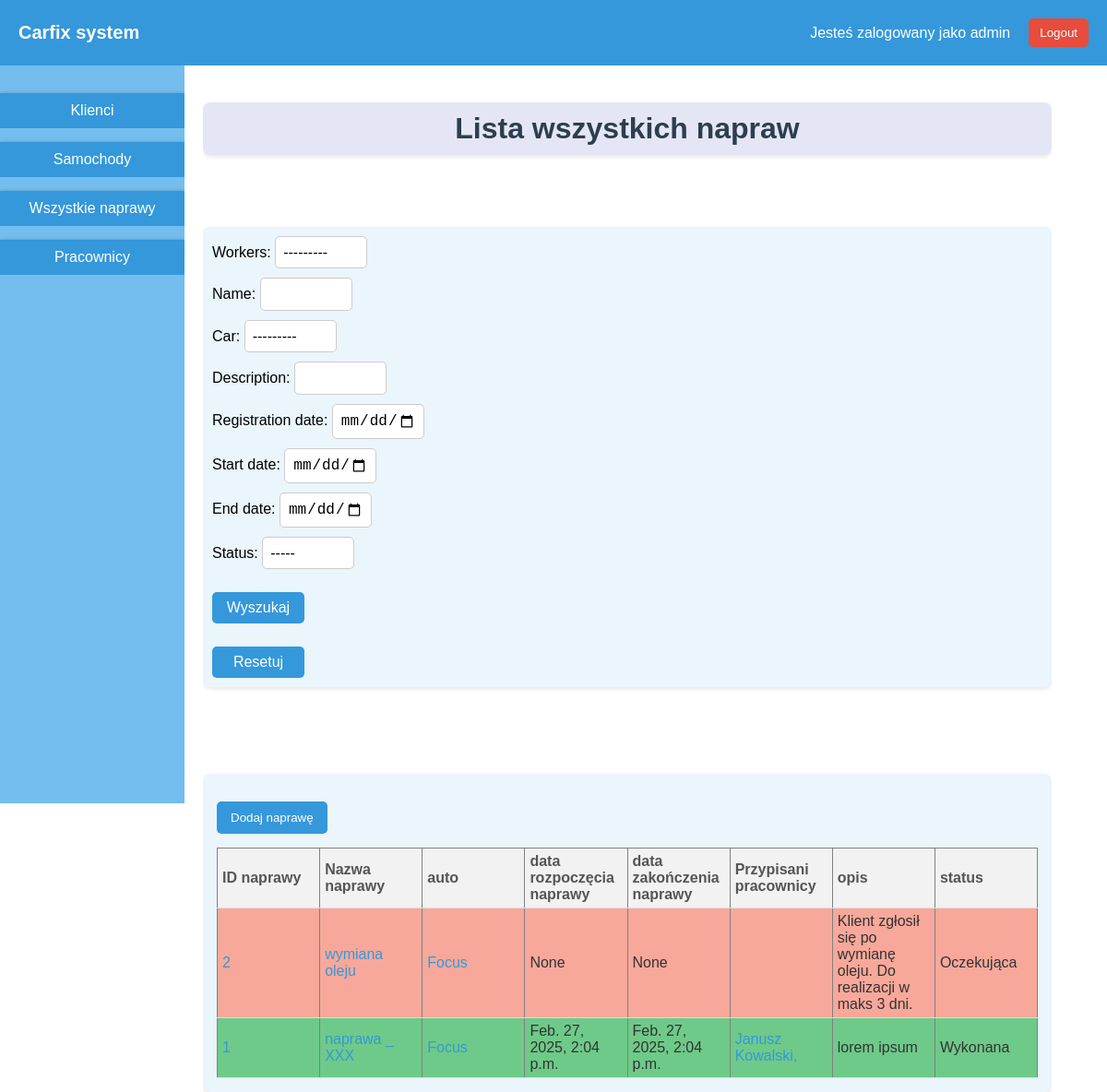
/repairs (signed in), run on an earlier commit of the app's database.
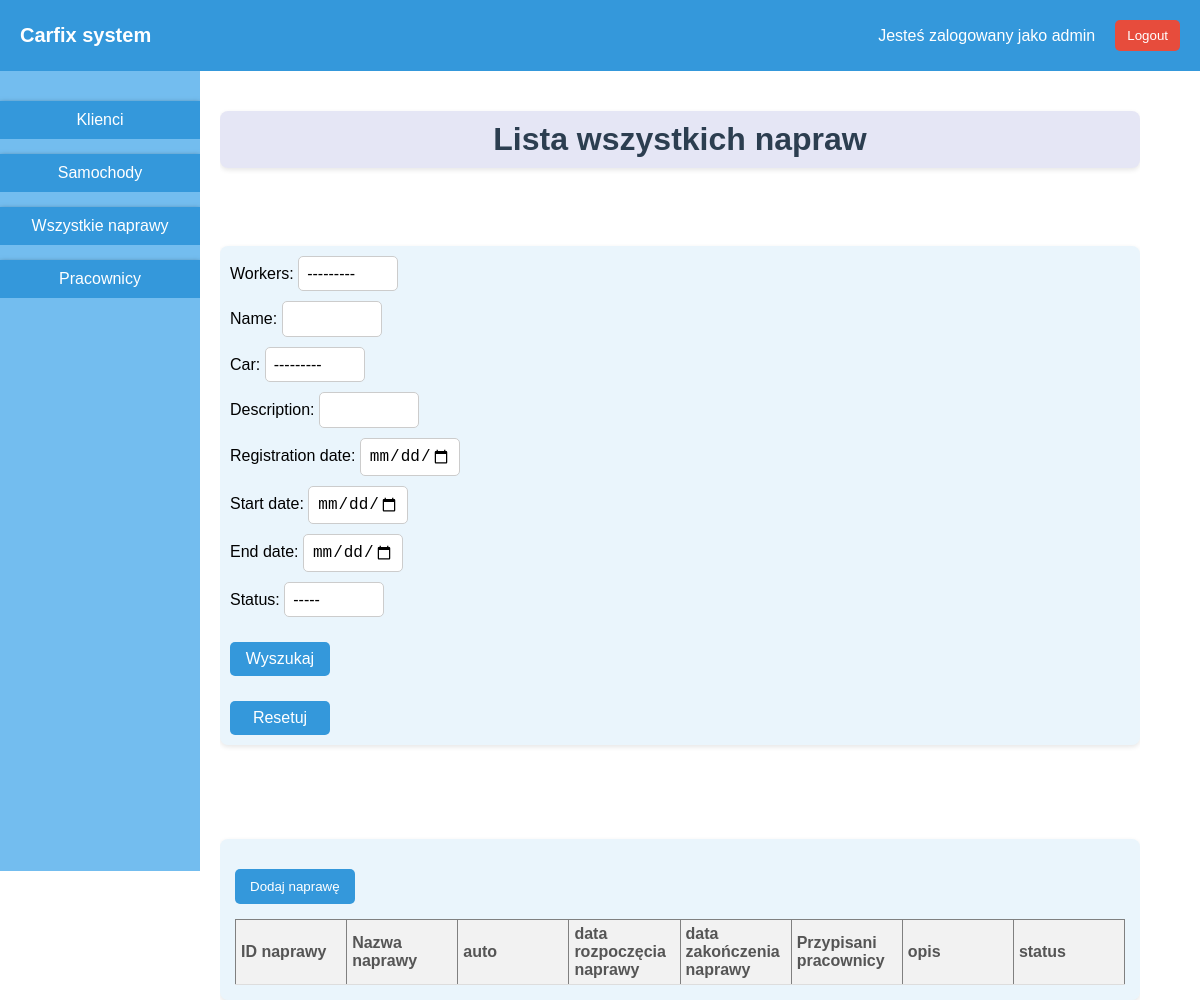
And on a later commit of the database.
### car_repair_app/models.py (models this page shows, shortened)
class Repair(models.Model):
    STATUS_CHOICES = [
        ('Oczekująca', 'Oczekująca'),
        ('W trakcie', 'W trakcie'),
        ('Wykonana', 'Wykonana'),
    ]
    name = models.CharField(max_length=50,blank=True,null=True)
    car = models.ForeignKey(Car, on_delete=models.CASCADE)
    description = models.TextField(blank=True,null=True)
    workers = models.ManyToManyField(Worker,symmetrical=False,blank=True)
    registration_date = models.DateTimeField(auto_now_add=True,editable=False)
    start_date = models.DateTimeField(blank=True,null=True)
    end_date = models.DateTimeField(blank=True,null=True)
    status = models.CharField(max_length=100,choices=STATUS_CHOICES,blank=True,null=True)

class Car(models.Model):
    owner = models.ForeignKey(Client, on_delete=models.SET_NULL, null=True)
    vin_number = models.CharField(max_length=17,blank=True,null=True)
    production_date = models.DateField(blank=True,null=True)
    producer = models.CharField(max_length=40,blank=True,null=True)
    model = models.CharField(max_length=30,blank=True,null=True)
    version = models.CharField(max_length=30,blank=True,null=True)
    generation = models.CharField(max_length=30,blank=True,null=True)
    horsepowers = models.CharField(max_length=15,blank=True,null=True)
    color = models.CharField(max_length=30,blank=True,null=True)
    registration_date = models.DateTimeField(auto_now_add=True,blank=True,null=True,editable=False)
    displacement_in_litres = models.CharField(max_length=5,blank=True,null=True)
    mileage = models.CharField(max_length=10,blank=True,null=True)
    def __str__(self):
        return f"{self.producer} {self.model} ID: {self.id}"

class Worker(models.Model):
    user = models.OneToOneField(User,on_delete=models.CASCADE,related_name='worker')
    def __str__(self):
        return f"{self.user.first_name} {self.user.last_name}"

### car_repair_app/decorators.py (the view)
        def wrapper_func(request, *args, **kwargs):
            group=None
            if request.user.groups.exists():
                group = request.user.groups.all()[0].name
            if group in allowed_groups:
                return view_func(request,*args,**kwargs)
            else:
                return redirect('/logout')

### car_repair_app/forms.py
class RepairSearchForm(forms.Form):
    cars= Car.objects.all()
    workers = Worker.objects.all()
    choices={'':'-----','Oczekująca':'Oczekująca','W trakcie':'W trakcie', "Wykonana":'Wykonana'}
    name = forms.CharField(max_length=50,required=False)
    car = forms.ModelChoiceField(cars,required=False)
    description = forms.CharField(max_length=1000,required=False)
    workers = forms.ModelChoiceField(workers,widget=forms.Select,required=False) # docelowo to pole powinno byc multichoice field
    registration_date = forms.DateTimeField(required=False,widget=forms.TextInput(attrs={'type':'datetime-local'}))
    start_date = forms.DateTimeField(required=False,widget=forms.TextInput(attrs={'type':'datetime-local'}))
    end_date = forms.DateTimeField(required=False,widget=forms.TextInput(attrs={'type':'datetime-local'}))
    status = forms.ChoiceField(choices=choices,required=False)

### car_repair_app/views.py (called while the page is built)
@cache_control(no_cache=True, must_revalidate=True, no_store=True)
@login_required()
@allowed_groups(allowed_groups=['manager','worker','admin'])
def all_repairs(request):
    if len(request.GET.keys()) != 0:
        params_dict = request.GET.dict()
        filter_params = {k: v for k, v in params_dict.items() if v}
        query = Q()
        for key, value in filter_params.items():
            if key == 'workers' or key == "car":
                query &= Q(**{key: value})
            else:
                query &= Q(**{f"{key}__icontains": value})
        repairs = Repair.objects.filter(query)
    else:
        repairs = Repair.objects.all()
    search_form = RepairSearchForm()
    return render(request,'all_repairs.html',{'all_repairs':repairs,'search_form':search_form})

### car_repair_app/templates/all_repairs.html (shortened to what this page needs)
{% extends 'base.html' %}
{% block content %}
<div class="container" style="flex-direction: column;">
    <h1>Lista wszystkich napraw</h1>
    <br>
    <div class="search-bar">
    <form>
        {{ search_form.as_p }}
        <button type="submit">Wyszukaj</button>
    </form>
    <form action="{% url 'all-repairs' %}" method="get">
        <button type="submit">Resetuj</button>
    </form>
    </div>
    <br>
    <br>
    <br>
    <div class="table-container">
    <div class="models-table">
        <form action="{% url 'add-repair' %}" method="get">
            <button type="submit">Dodaj naprawę</button>
        </form>
        <table border="1">
            <tr>
                <th>ID naprawy</th>
                <th>Nazwa naprawy</th>
                <th>auto</th>
                <th>data rozpoczęcia naprawy</th>
                <th>data zakończenia naprawy</th>
                <th>Przypisani pracownicy</th>
                <th>opis</th>
                <th>status</th>
            </tr>
            {% for repair in all_repairs reversed %}
                {% if repair.status == 'Wykonana' %}
                <tr style="background-color: rgb(110, 202, 136);">
                {% elif repair.status == 'W trakcie' %}
                <tr style="background-color: rgb(230, 236, 161);">
                {% elif repair.status == 'Oczekująca' %}
                <tr style="background-color: rgb(248, 168, 154);">
                {% endif %}
                    <td><a href="{% url 'repair-panel' repair.id %}">{{repair.id}}</a></td>
                    <td><a href="{% url 'repair-panel' repair.id %}">{{repair.name}}</a></td>
                    <td>{% if repair.car %}<a href="{% url 'car' repair.car.id %}">{{repair.car.model}}{% endif %}</a></td>
                    <td>{{repair.start_date}}</td>
                    <td>{{repair.end_date}}</td>
                    <td>
                        {% for worker in repair.workers.all %}
                                {% if worker.user == request.user %}
                                    {% if worker.user %}
                                    {{ worker.user.first_name }} {{ worker.user.last_name }} (ja),
                                    {% else %}
                                    <span style="color: red;">Użytkownik usunięty (ja)</span>
                                    {% endif %}
                                {% else %}
                                    {% if request.user.groups.first == worker %}
                                        {% if worker.user %}
                                        {{ worker.user.first_name }} {{ worker.user.last_name }},
                                        {% else %}
                                        <span style="color: red;">Użytkownik usunięty</span>
                                        {% endif %}
                                    {% else %}
                                        {% if worker.user %}
                                        <a href="{% url 'worker' worker.id %}">{{ worker.user.first_name }} {{ worker.user.last_name }},</a>
                                        {% else %}
                                        <span style="color: red;">Użytkownik usunięty</span>
                                        {% endif %}
                                    {% endif %}
                                {% endif %}
                        {% endfor %}
                    </td>
                    <td>{{repair.description}}</td>
                    <td>{{repair.status}}</td>
                </tr>
            {% endfor %}
        </table>
    </div>
    </div>
</div>
{% endblock %}

### car_repair_app/templates/base.html (shortened to what this page needs)
<!DOCTYPE html>
<html>
<head>
</head>
<body>
    <nav>
        <div class="nav-left">
           <a href="{% url 'main' %}"> Carfix system</a>
        </div>
        <div class="nav-right">
            <div class="nav-user-name">
                Jesteś zalogowany jako {{ user.groups.all.0 }} <b>{{request.user.first_name}} {{request.user.last_name}}</b>
            </div>
            <div class="nav-user-name">
                <form action="{% url 'logout' %}">
                    <button>Logout</button>
                </form>
            </div>
        </div>
    </nav>
        <div class="almighty_container">
            {% if request.user.groups.first.name != 'client' %}
            <div class="menu_container">
                <table>
                    <tr>
                        <td>
                            <form action="/clients" method="get">
                                <button type="submit">Klienci</button>
                            </form>
                        </td>
                    </tr>
                    <tr>
                        <td>
                            <form action="/cars" method="get">
                                <button type="submit">Samochody</button>
                            </form>
                        </td>
                    </tr>
                    <tr>
                    <td>
                        <form action="/repairs" method="get">
                            <button type="submit">Wszystkie naprawy</button>
                        </form>
                    </td>
                    </tr>
                    {% if request.user.groups.first.name == 'manager' or request.user.groups.first.name == 'admin' %}
                    <tr>
                        <td>
                            <form action="/workers" method="get">
                                <button type="submit">Pracownicy</button>
                            </form>
                        </td>
                    </tr>
                    {% endif %}
            </table>
            </div>
            {% endif %}
            <div class='sub-almighty-container'>
                {% block content %}
                {% endblock %}
            </div>
        </div>
</body>
</html>

### car_repair_app/templates/base.html (style rules this page uses)
* { margin:0; padding:0; box-sizing: border-box; }
body { font-family: Arial, sans-serif; background-color: #f5f5f5; width:100%; }
.almighty_container { display:flex; justify-content: space-between; padding: 0 5% 0 0; background-color: #ffffff; }
.container { display: flex; flex-basis: 100%; justify-content: space-between; gap: 20px; overflow-x: auto; }
.search-bar { background-color: transparent; padding: 10px; border-radius: 8px; display: flex; gap: 10px; background-color: rgba(52, 152, 219, 0.1); border-radius: 8px; box-shadow: 0px 2px 5px rgba(0, 0, 0, 0.1); overflow-x: auto; width: 100%; }
.search-bar form { display: flex; gap: 10px; margin: 0; }
.search-bar input { padding: 8px; width: 100px; border: 1px solid #ccc; border-radius: 5px; font-size: 16px; }
.search-bar button { width: 100px; padding: 8px 12px; background-color: #3498db; color: white; border: none; border-radius: 5px; cursor: pointer; font-size: 16px; transition: background-color 0.3s ease; }
.search-bar select { padding: 8px; width: 100px; border: 1px solid #ccc; border-radius: 5px; font-size: 16px; background-color: white; appearance: none; -webkit-appearance: none; -moz-appearance: none; cursor: pointer; }
.table-container { background-color: transparent; padding: 15px; border-radius: 8px; background-color: rgba(52, 152, 219, 0.1); border-radius: 8px; box-shadow: 0px 2px 5px rgba(0, 0, 0, 0.1); overflow-x: auto; width: 100%; }
.sub-almighty-container { flex-basis: 100%; margin-left: 20px; margin-top:20px; }
table { width: 100%; border-collapse: collapse; margin-top: 15px; }
th, td { padding: 5px; text-align: left; border-bottom: 1px solid #ddd; }
th { background-color: #f2f2f2; font-weight: bold; color: #555; }
td { color: #333; }
a { color: #3498db; text-decoration: none; }
button { display: inline-block; padding: 10px 15px; background-color: #3498db; color: white; border: none; border-radius: 5px; cursor: pointer; margin-top: 15px; }
@media (max-width: 1450px) { .container { flex-direction: column; } }
@media (max-width: 1450px) { .search-bar,.search-bar form { flex-direction: column; text-align: left; } }
@media (max-width: 1450px) { .models-table table { table-layout: fixed; overflow: auto; } }
@media (max-width: 1450px) { .models-table th, td { overflow: auto; } }
h1 { font-size: 32px; font-weight: bold; color: #2c3e50; text-align: center; margin: 20px 0; padding: 10px; background-color: rgba(0, 16, 157, 0.1); border-radius: 8px; box-shadow: 0px 2px 5px rgba(0, 0, 0, 0.1); }
.menu_container { background-color: #73bdef; position:sticky; top:0; display: flex; height: 100vh; width:200px; }
.menu_container table { height: 20%; width: 200px; border-collapse: collapse; }
.menu_container td { padding: 0px 0; text-align: center; border-bottom: 0; }
.menu_container button { width: 100%; padding: 10px; background-color: #3498db; color: white; border: none; height: 100%; border-radius: 0px; cursor: pointer; font-size: 16px; box-shadow: 0px 2px 5px rgba(0, 0, 0.0, 0.5); }
.menu_container form { display: block; width: 100%; }
nav { background-color: #3498db; padding: 10px 20px; display: flex; justify-content: space-between; align-items: center; box-shadow: 0 2px 5px rgba(0, 0, 0, 0.1); width:100%; color: white; }
.nav-left a { color: white; font-size: 20px; text-decoration: none; font-weight: bold; }
.nav-right { display: flex; align-items: center; gap: 20px; }
.nav-user-name { font-size: 16px; color: white; }
.nav-user-name form button { padding: 8px 12px; background-color: #e74c3c; border: none; border-radius: 5px; color: white; cursor: pointer; margin: 10px 0px 10px 0px; }
body { font-family: Arial; }

What changed in the data, as far as the page shows it:
removed Repair: id "2", name "wymiana oleju", car.model "Focus", start_date "None", end_date "None", description "Klient zgłosił się po wymianę oleju. Do realizacji w maks 3 dni.", status "Oczekująca"
removed Repair: id "1", name "naprawa _ XXX", car.model "Focus", start_date "Feb. 27, 2025, 2:04 p.m.", end_date "Feb. 27, 2025, 2:04 p.m.", description "lorem ipsum", status "Wykonana"
removed Worker: user.first_name "Janusz", user.last_name "Kowalski"
